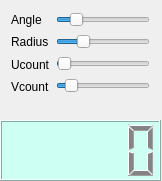
<?xml version="1.0" encoding="UTF-8"?>
<ui version="4.0">
 <class>mvcClass</class>
 <widget class="QWidget" name="mvcClass">
  <property name="geometry">
   <rect>
    <x>0</x>
    <y>0</y>
    <width>162</width>
    <height>181</height>
   </rect>
  </property>
  <property name="windowTitle">
   <string>mvc</string>
  </property>
  <widget class="QWidget" name="horizontalLayoutWidget">
   <property name="geometry">
    <rect>
     <x>0</x>
     <y>0</y>
     <width>161</width>
     <height>106</height>
    </rect>
   </property>
   <layout class="QHBoxLayout" name="horizontalLayout">
    <item>
     <layout class="QVBoxLayout" name="verticalLayout_2">
      <item>
       <widget class="QLabel" name="label">
        <property name="text">
         <string>Angle</string>
        </property>
       </widget>
      </item>
      <item>
       <widget class="QLabel" name="label_3">
        <property name="text">
         <string>Radius</string>
        </property>
       </widget>
      </item>
      <item>
       <widget class="QLabel" name="label_4">
        <property name="text">
         <string>Ucount</string>
        </property>
       </widget>
      </item>
      <item>
       <widget class="QLabel" name="label_2">
        <property name="text">
         <string>Vcount</string>
        </property>
       </widget>
      </item>
     </layout>
    </item>
    <item>
     <layout class="QVBoxLayout" name="verticalLayout">
      <item>
       <widget class="QSlider" name="angle">
        <property name="maximum">
         <number>90</number>
        </property>
        <property name="value">
         <number>15</number>
        </property>
        <property name="orientation">
         <enum>Qt::Horizontal</enum>
        </property>
       </widget>
      </item>
      <item>
       <widget class="QSlider" name="radius">
        <property name="maximum">
         <number>200</number>
        </property>
        <property name="value">
         <number>50</number>
        </property>
        <property name="orientation">
         <enum>Qt::Horizontal</enum>
        </property>
       </widget>
      </item>
      <item>
       <widget class="QSlider" name="ucount">
        <property name="maximum">
         <number>100</number>
        </property>
        <property name="value">
         <number>1</number>
        </property>
        <property name="orientation">
         <enum>Qt::Horizontal</enum>
        </property>
       </widget>
      </item>
      <item>
       <widget class="QSlider" name="vcount">
        <property name="maximum">
         <number>100</number>
        </property>
        <property name="value">
         <number>10</number>
        </property>
        <property name="orientation">
         <enum>Qt::Horizontal</enum>
        </property>
       </widget>
      </item>
     </layout>
    </item>
   </layout>
  </widget>
  <widget class="QLCDNumber" name="lcdNumber">
   <property name="geometry">
    <rect>
     <x>0</x>
     <y>120</y>
     <width>161</width>
     <height>61</height>
    </rect>
   </property>
   <property name="styleSheet">
    <string notr="true">background-color: rgb(206, 255, 243);
color: rgb(132, 132, 132);</string>
   </property>
  </widget>
 </widget>
 <layoutdefault spacing="6" margin="11"/>
 <resources/>
 <connections/>
</ui>
